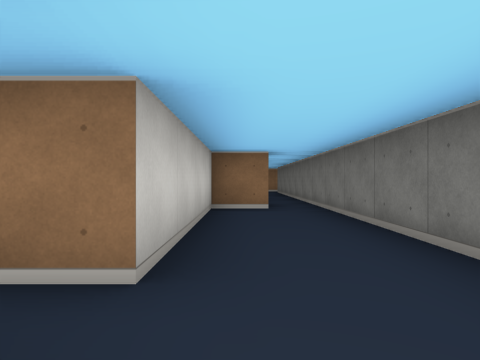
[1] (above)

24 first-person views from a walk through a cub3D ray-caster map. The camera is about half as high as the walls, looks level and sees 75° across. The floor is counted in squares. Each view is taken from the middle of a square. On the plan, view 1 faces up. The plan holds only what a view shows up to about 9 squares ahead; the rest is blank.

[2]
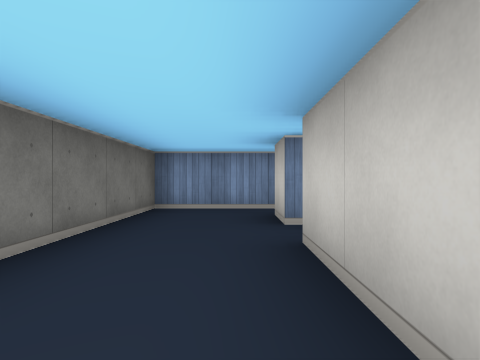

[3]
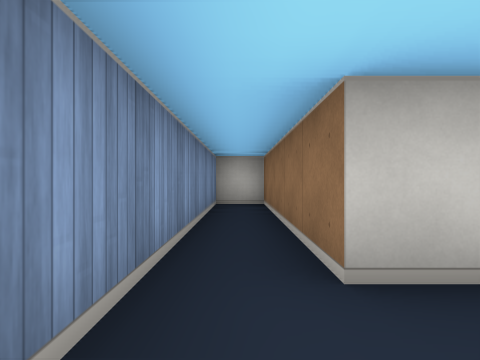

[4]
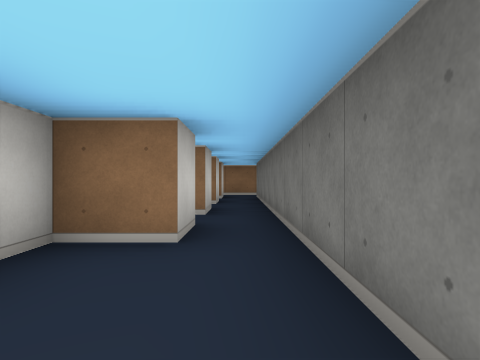

[5]
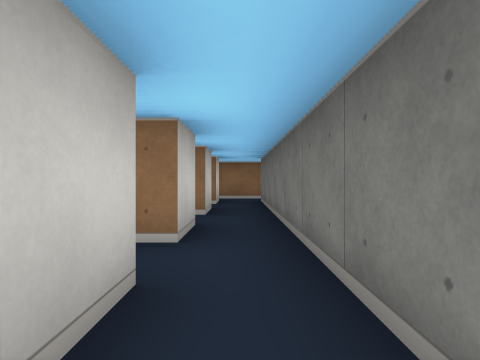

[6]
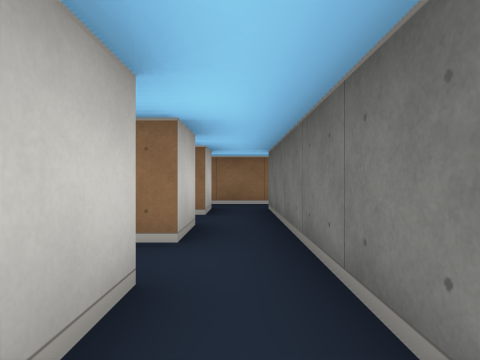

[7]
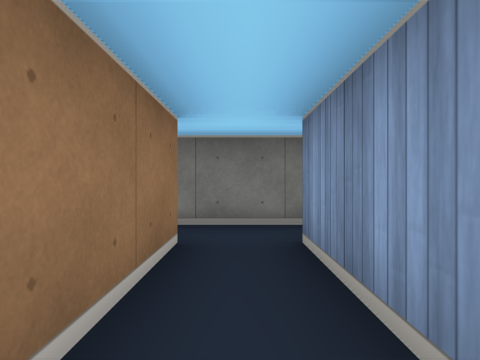

[8]
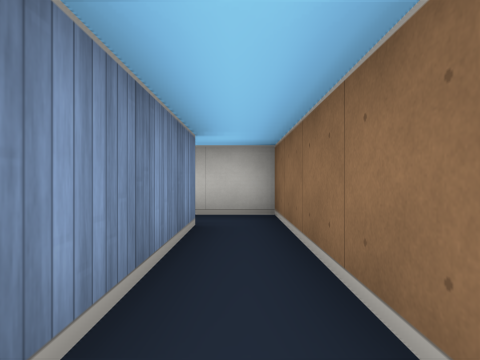

[9]
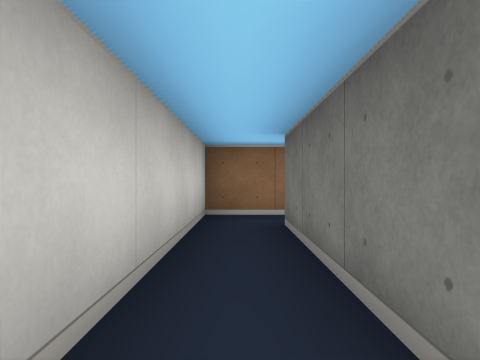

[10]
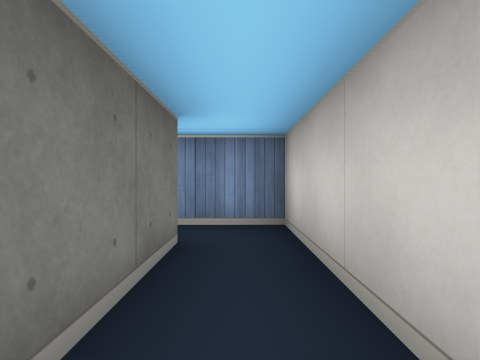

[11]
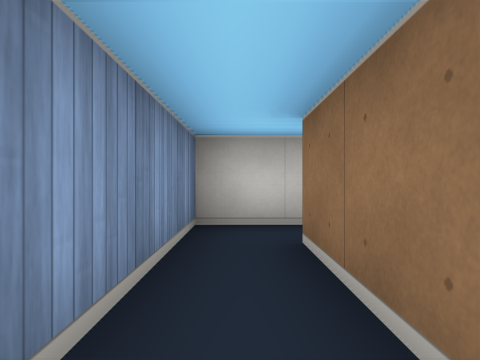

[12]
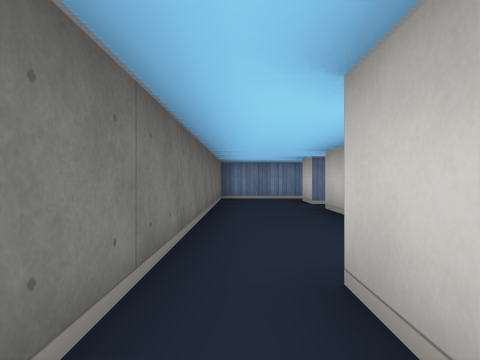

[13]
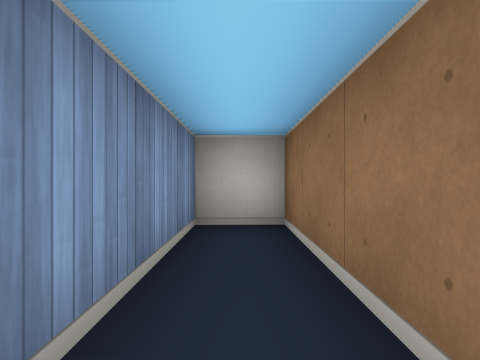

[14]
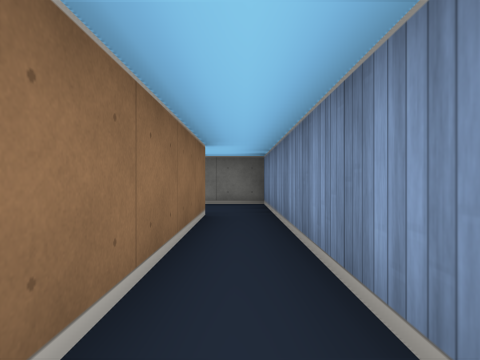

[15]
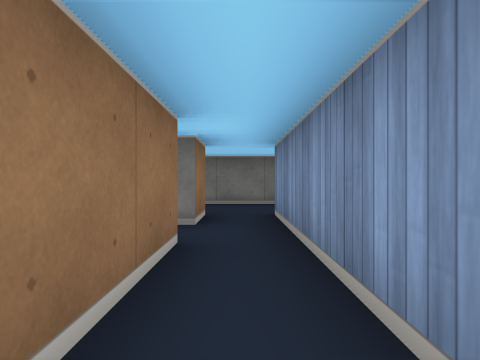

[16]
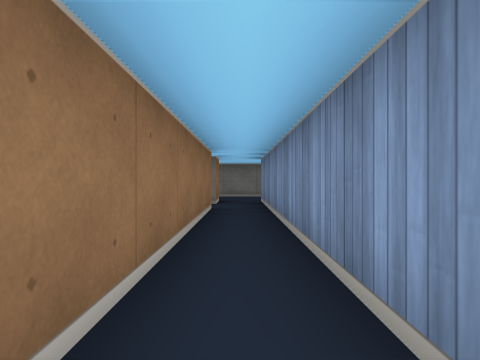

[17]
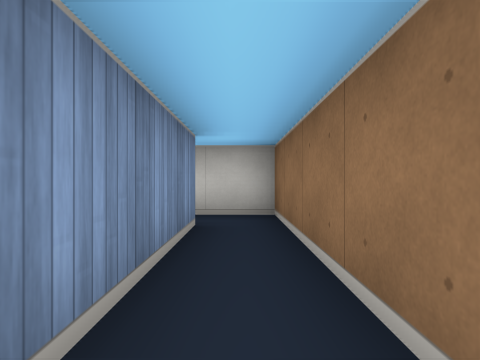

[18]
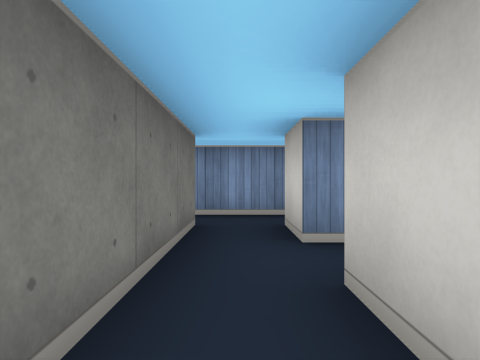

[19]
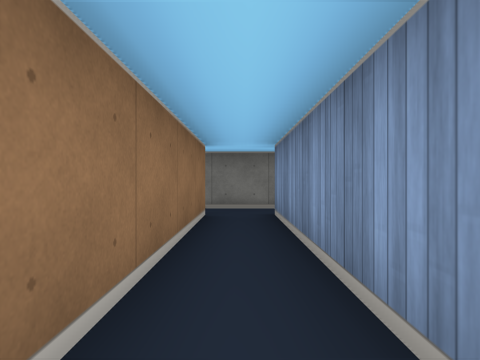

[20]
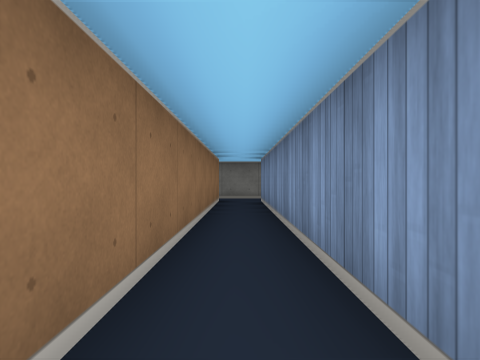

[21]
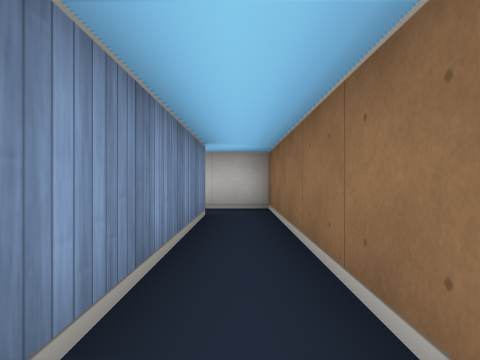

[22]
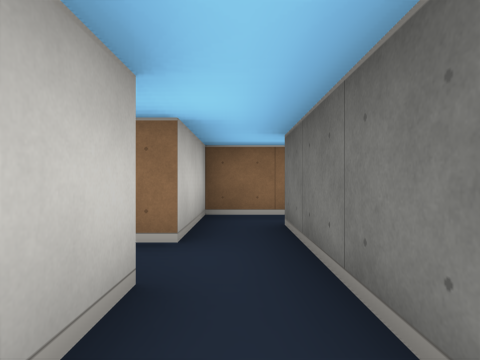

[23]
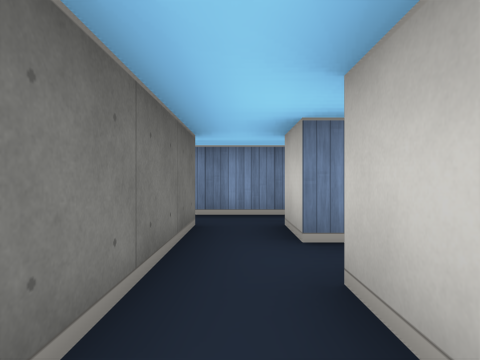

[24]
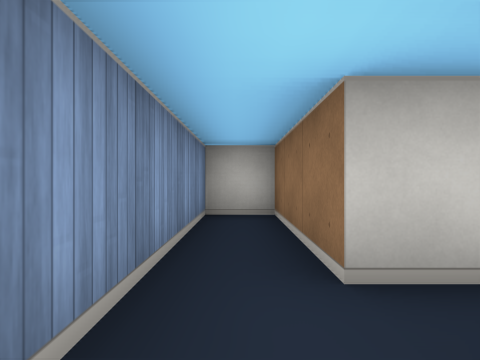

### Floor plan
Points are (right, up) in squares from view 1. A wall is a line through its corners. A room is listed if a view was taken in it or the views show most of it. See-through windows are left out.
Room 1 (views 1, 2, 4, 5, 6, 12)
walls: (-1.5, 0.5) (-0.5, 0.5) (-0.5, -0.5); (0.5, 6.5) (0.5, 5.5) (-0.5, 5.5) (-0.5, 1.5) (-1.5, 1.5); (1.5, -0.5) (1.5, 7.5)
ways out: opening at (0.5, 0) to room 2; opening at (0, 7) to room 4; opening at (-1, 1) to room 5; opening at (1, 8) to room 9
Room 2 (views 3, 13, 14)
walls: (-0.5, -0.5) (-5.5, -0.5) (-5.5, -1.5) (1.5, -1.5) (1.5, -0.5)
ways out: opening at (0.5, 0) to room 1
Room 3 (views 7, 8)
walls: (0.5, 11.5) (-2.5, 11.5); (1.5, 9.5) (1.5, 11.5); (-2.5, 10.5) (0.5, 10.5) (0.5, 9.5); (-3.5, 11.5) (-3.5, 10.5)
ways out: opening at (1, 10) to room 9; opening at (1, 12)
Room 4 (views 9, 10, 11)
walls: (0.5, 7.5) (-2.5, 7.5) (-2.5, 10.5); (-3.5, 10.5) (-3.5, 6.5) (-0.6, 6.5); (-2.5, 11.5) (-3.5, 11.5)
ways out: opening at (0, 7) to room 1
Room 5 (views 15, 16, 17)
walls: (-7.5, 0.5) (-1.5, 0.5); (-2.5, 1.5) (-8.5, 1.5) (-8.5, 0.2)
ways out: opening at (-1, 1) to room 1; opening at (-2, 2) to room 7; opening at (-8, 0)
Room 6 (view 18)
walls: (-2.5, 4.4) (-2.5, 3.5); (-1.5, 3.4) (-1.5, 4.4)
ways out: opening at (-2, 4) to room 7
Room 7 (views 19, 20, 21, 23)
walls: (-2.5, 3.5) (-10.5, 3.5) (-10.5, 1.5); (-9.5, 1.5) (-9.5, 2.5) (-2.5, 2.5) (-2.5, 1.5); (-1.5, 1.5) (-1.5, 3.4)
ways out: opening at (-2, 2) to room 5; opening at (-2, 4) to room 6; opening at (-10, 2) to room 10
Room 8 (views 22, 24)
walls: (-10.5, -0.5) (-13.5, -0.5) (-13.5, -1.5) (-9.2, -1.5)
ways out: opening at (-10, 0) to room 10; opening at (-9, -1)
Room 9 (no view inside)
walls: (0.5, 8.5) (0.5, 7.5); (0.5, 9.5) (0.1, 9.5); (1.5, 7.5) (1.5, 9.5)
ways out: opening at (1, 8) to room 1; opening at (1, 10) to room 3
Room 10 (no view inside)
walls: (-10.5, 0.5) (-10.5, -0.5); (-9.5, -0.5) (-9.5, 1.5)
ways out: opening at (-10, 2) to room 7; opening at (-10, 0) to room 8; opening at (-11, 1)

Where each view was taken, in squares from view 1:
view 1: 0 up, 0 right, facing up
view 2: 4 up, 0 right, facing down
view 3: 1 down, 1 right, facing left
view 4: 3 up, 1 right, facing up
view 5: 5 up, 1 right, facing up
view 6: 7 up, 1 right, facing up
view 7: 11 up, 2 left, facing right
view 8: 11 up, 1 right, facing left
view 9: 7 up, 3 left, facing up
view 10: 10 up, 3 left, facing down
view 11: 7 up, 0 right, facing left
view 12: 7 up, 1 right, facing down
view 13: 1 down, 2 left, facing left
view 14: 1 down, 5 left, facing right
view 15: 1 up, 5 left, facing right
view 16: 1 up, 8 left, facing right
view 17: 1 up, 4 left, facing left
view 18: 5 up, 2 left, facing down
view 19: 3 up, 7 left, facing right
view 20: 3 up, 10 left, facing right
view 21: 3 up, 5 left, facing left
view 22: 1 down, 10 left, facing up
view 23: 3 up, 10 left, facing down
view 24: 1 down, 9 left, facing left
